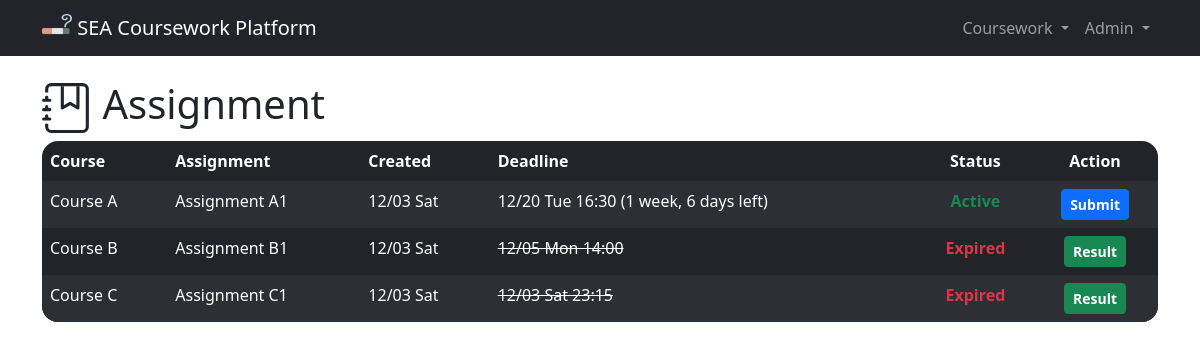
/ (signed in), run on an earlier commit of the app's database.
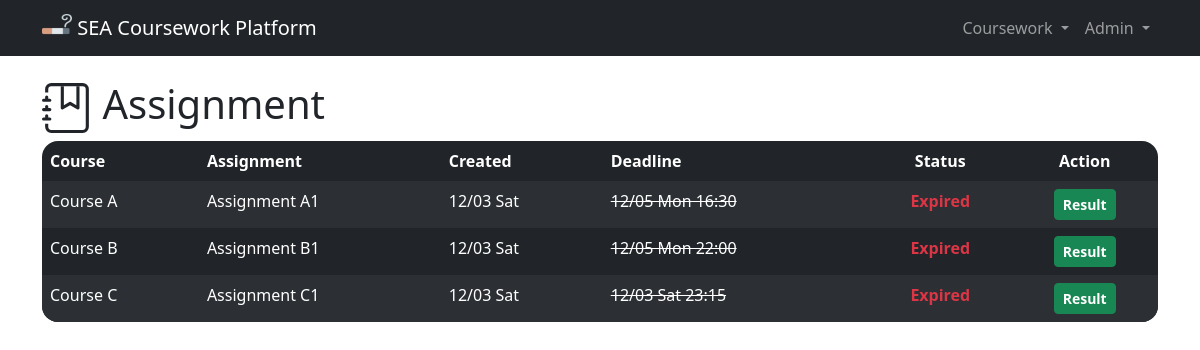
And on a later commit of the database.
### coursework/models.py (models this page shows, shortened)
class User(AbstractUser):
    STATUS = (
        ("Student", "Student"),
        ("Teaching Assistant", "Teaching Assistant"),
        ("Teacher", "Teacher"),
    )
    status = models.CharField(max_length=18, choices=STATUS, default="Student")
    is_email_verified = models.BooleanField(default=False)
    class Meta:
        ordering = ["username"]

class Assignment(models.Model):
    coursework = models.ForeignKey(
        Coursework, on_delete=models.PROTECT, related_name="assignment"
    )
    title = models.CharField(max_length=128)
    created_on = models.DateTimeField(auto_now_add=True)
    deadline = models.DateTimeField()
    result_zip_file = models.FileField(null=True, blank=True)
    def __str__(self):
        return self.title
    @property
    def is_expired(self):
        return timezone.now() > self.deadline
    class Meta:
        ordering = ["coursework", "-created_on"]

class Coursework(models.Model):
    course = models.OneToOneField(
        Course, on_delete=models.PROTECT, unique=True, related_name="coursework_name"
    )
    taken_person = models.ManyToManyField(
        User, blank=True, related_name="coursework_taken"
    )
    def __str__(self):
        return self.course.name
    class Meta:
        ordering = ["course"]

class Course(models.Model):
    name = models.CharField(max_length=60)
    def __str__(self):
        return self.name
    class Meta:
        ordering = ["name"]

### coursework/views.py (the view)
# urls.py: path("", views.index, name="index"),
@login_required
def index(request):
    return render(
        request,
        "coursework/index.html",
        {
            "assignments": Assignment.objects.filter(
                coursework__taken_person=request.user
            )
        },
    )

### coursework/templates/coursework/index.html (shortened to what this page needs)
{% extends "coursework/layout.html" %}
{% block body %}
<h1>
  Assignment
</h1>
<table class="table table-dark table-striped table-hover table-borderless">
  <thead>
    <tr>
      <th scope="col">Course</th>
      <th scope="col">Assignment</th>
      <th scope="col">Created</th>
      <th scope="col">Deadline</th>
      <th scope="col" class="text-center">Status</th>
      <th scope="col" class="text-center">Action</th>
    </tr>
  </thead>
  <tbody>
    {% for assignment in assignments %}
    <tr>
      <td>{{ assignment.coursework }}</td>
      <td>{{ assignment }}</td>
      <td>{{ assignment.created_on|date:'n/d D' }}</td>
      <td class="{% if assignment.is_expired %}text-decoration-line-through{% endif %}">
        {{ assignment.deadline|date:'n/d D G:i' }}
        {% if not assignment.is_expired %}
        ({{ assignment.deadline|timeuntil }} left)
        {% endif %}
      </td>
      <td class="text-center">
        {% if assignment.is_expired %}
        <div class="text-danger fw-bold">Expired</div>
        {% else %}
        <div class="text-success fw-bold">Active</div>
        {% endif %}
      </td>
      <td class="text-center">
      {% if assignment.is_expired %}
        {% if user.status == "Student" %}
        <a href="{% url 'view_submit_result' assignment.coursework.id assignment.id %}"
          class="btn btn-success btn-sm fw-bold">
          View
        </a>
        {% else %}
        <form action="{% url 'assignment_result' %}" method="post">
          <button type="submit" class="btn btn-success btn-sm fw-bold">
            Result
          </button>
        </form>
        {% endif %}
      {% else %}
        <a href="{% url 'submit_assignment' assignment.coursework.id assignment.id %}"
          class="btn btn-primary btn-sm fw-bold">
          Submit
        </a>
      {% endif %}
      </td>
    </tr>
    {% empty %}
    <tr>
      <td colspan="6">No assignment at the moment...</td>
    </tr>
    {% endfor %}
  </tbody>
</table>
{% endblock %}

### coursework/templates/coursework/layout.html (shortened to what this page needs)
{% load static %}
<!DOCTYPE html>
<html lang="en">
<head>
  <link href="https://cdn.jsdelivr.net/npm/bootstrap@5.2.3/dist/css/bootstrap.min.css" rel="stylesheet"
>
  <link rel="stylesheet" href="{% static 'coursework/styles.css' %}">
</head>
<body>
  <nav class="navbar navbar-expand-lg navbar-dark bg-dark fixed-top">
    <div class="container">
      <a class="navbar-brand" href="{% url 'index' %}">
        <img src="{% static 'coursework/favicon.ico' %}" alt="Logo" width="30" height="24"
          class="d-inline-block align-text-top">
        SEA Coursework Platform
      </a>
      <div class="collapse navbar-collapse" id="navbarSupportedContent">
        <ul class="navbar-nav">
          {% if user.is_authenticated %}
          <li class="nav-item dropdown">
            <a class="nav-link dropdown-toggle" href="#" role="button" data-bs-toggle="dropdown" aria-expanded="false">
              Coursework
            </a>
          </li>
          <li class="nav-item dropdown">
            <a class="nav-link dropdown-toggle" href="#" role="button" data-bs-toggle="dropdown" aria-expanded="false">
              {{ user.last_name }}{{ user.first_name }}
            </a>
          </li>
          {% else %}
          <li class="nav-item"><a class="nav-link" href="{% url 'register' %}">Register</a></li>
          <li class="nav-item"><a class="nav-link" href="{% url 'login' %}">Login</a></li>
          {% endif %}
        </ul>
      </div>
    </div>
  </nav>
  <div class="container dodge-nav">
    {% block body %}
    {% endblock %}
  </div>
</body>
</html>

### coursework/static/coursework/styles.css (style rules this page uses)
.dodge-nav { margin-top: 5rem; }
th:first-child { border-top-left-radius: 1rem; }
th:last-child { border-top-right-radius: 1rem; }
tr:last-child td:first-child { border-bottom-left-radius: 1rem; }
tr:last-child td:last-child { border-bottom-right-radius: 1rem; }

What changed in the data, as far as the page shows it:
changed Assignment "Assignment A1": deadline "12/20 Tue 16:30" → "12/05 Mon 16:30"; deadline "1 week, 6 days" → (not shown); deadline "( left) Active Submit" → "Expired Result"
changed Assignment "Assignment B1": deadline "12/05 Mon 14:00" → "12/05 Mon 22:00"
